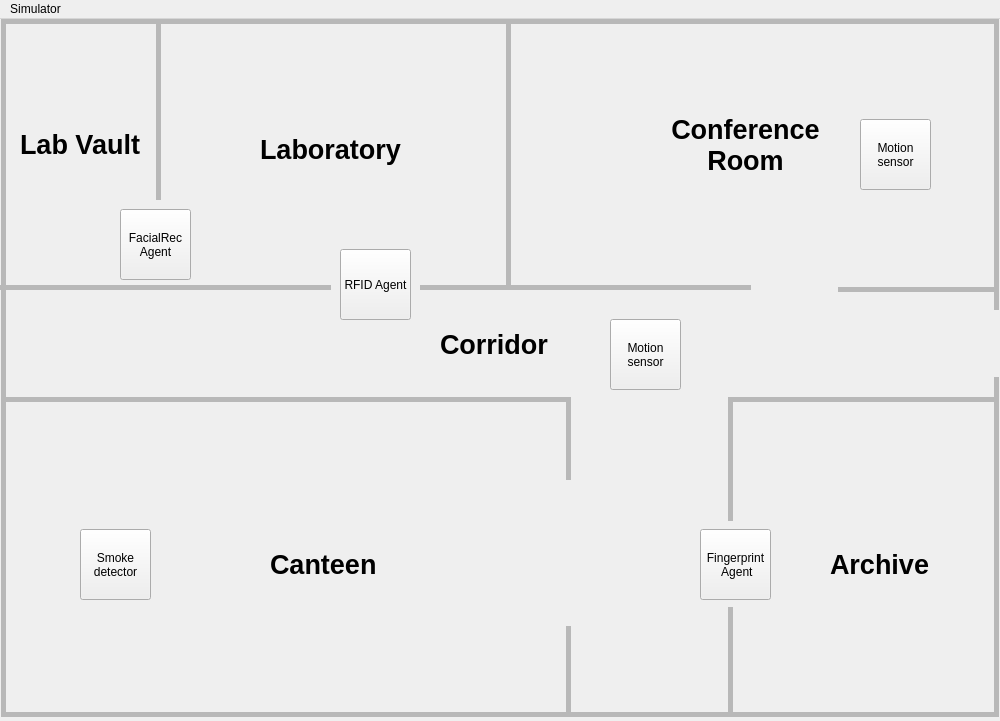
<?xml version="1.0" encoding="UTF-8"?>
<ui version="4.0">
 <class>MainWindow</class>
 <widget class="QMainWindow" name="MainWindow">
  <property name="geometry">
   <rect>
    <x>0</x>
    <y>0</y>
    <width>1000</width>
    <height>721</height>
   </rect>
  </property>
  <property name="windowTitle">
   <string>SecurityCentre</string>
  </property>
  <widget class="QWidget" name="centralwidget">
   <property name="maximumSize">
    <size>
     <width>1000</width>
     <height>734</height>
    </size>
   </property>
   <widget class="Line" name="line">
    <property name="geometry">
     <rect>
      <x>500</x>
      <y>0</y>
      <width>16</width>
      <height>271</height>
     </rect>
    </property>
    <property name="lineWidth">
     <number>0</number>
    </property>
    <property name="midLineWidth">
     <number>5</number>
    </property>
    <property name="orientation">
     <enum>Qt::Orientation::Vertical</enum>
    </property>
   </widget>
   <widget class="Line" name="line_2">
    <property name="geometry">
     <rect>
      <x>0</x>
      <y>260</y>
      <width>331</width>
      <height>16</height>
     </rect>
    </property>
    <property name="lineWidth">
     <number>0</number>
    </property>
    <property name="midLineWidth">
     <number>5</number>
    </property>
    <property name="orientation">
     <enum>Qt::Orientation::Horizontal</enum>
    </property>
   </widget>
   <widget class="Line" name="line_3">
    <property name="geometry">
     <rect>
      <x>420</x>
      <y>260</y>
      <width>331</width>
      <height>16</height>
     </rect>
    </property>
    <property name="lineWidth">
     <number>0</number>
    </property>
    <property name="midLineWidth">
     <number>5</number>
    </property>
    <property name="orientation">
     <enum>Qt::Orientation::Horizontal</enum>
    </property>
   </widget>
   <widget class="Line" name="line_4">
    <property name="geometry">
     <rect>
      <x>1</x>
      <y>-6</y>
      <width>995</width>
      <height>16</height>
     </rect>
    </property>
    <property name="lineWidth">
     <number>0</number>
    </property>
    <property name="midLineWidth">
     <number>5</number>
    </property>
    <property name="orientation">
     <enum>Qt::Orientation::Horizontal</enum>
    </property>
   </widget>
   <widget class="Line" name="line_6">
    <property name="geometry">
     <rect>
      <x>838</x>
      <y>260</y>
      <width>161</width>
      <height>20</height>
     </rect>
    </property>
    <property name="lineWidth">
     <number>0</number>
    </property>
    <property name="midLineWidth">
     <number>5</number>
    </property>
    <property name="orientation">
     <enum>Qt::Orientation::Horizontal</enum>
    </property>
   </widget>
   <widget class="Line" name="line_8">
    <property name="geometry">
     <rect>
      <x>988</x>
      <y>0</y>
      <width>16</width>
      <height>291</height>
     </rect>
    </property>
    <property name="lineWidth">
     <number>0</number>
    </property>
    <property name="midLineWidth">
     <number>5</number>
    </property>
    <property name="orientation">
     <enum>Qt::Orientation::Vertical</enum>
    </property>
   </widget>
   <widget class="Line" name="line_9">
    <property name="geometry">
     <rect>
      <x>150</x>
      <y>0</y>
      <width>16</width>
      <height>181</height>
     </rect>
    </property>
    <property name="lineWidth">
     <number>0</number>
    </property>
    <property name="midLineWidth">
     <number>5</number>
    </property>
    <property name="orientation">
     <enum>Qt::Orientation::Vertical</enum>
    </property>
   </widget>
   <widget class="Line" name="line_7">
    <property name="geometry">
     <rect>
      <x>1</x>
      <y>687</y>
      <width>995</width>
      <height>16</height>
     </rect>
    </property>
    <property name="lineWidth">
     <number>0</number>
    </property>
    <property name="midLineWidth">
     <number>5</number>
    </property>
    <property name="orientation">
     <enum>Qt::Orientation::Horizontal</enum>
    </property>
   </widget>
   <widget class="Line" name="line_10">
    <property name="geometry">
     <rect>
      <x>-7</x>
      <y>1</y>
      <width>20</width>
      <height>697</height>
     </rect>
    </property>
    <property name="lineWidth">
     <number>0</number>
    </property>
    <property name="midLineWidth">
     <number>5</number>
    </property>
    <property name="orientation">
     <enum>Qt::Orientation::Vertical</enum>
    </property>
   </widget>
   <widget class="Line" name="line_11">
    <property name="geometry">
     <rect>
      <x>986</x>
      <y>358</y>
      <width>20</width>
      <height>340</height>
     </rect>
    </property>
    <property name="lineWidth">
     <number>0</number>
    </property>
    <property name="midLineWidth">
     <number>5</number>
    </property>
    <property name="orientation">
     <enum>Qt::Orientation::Vertical</enum>
    </property>
   </widget>
   <widget class="Line" name="line_12">
    <property name="geometry">
     <rect>
      <x>1</x>
      <y>370</y>
      <width>570</width>
      <height>20</height>
     </rect>
    </property>
    <property name="lineWidth">
     <number>0</number>
    </property>
    <property name="midLineWidth">
     <number>5</number>
    </property>
    <property name="orientation">
     <enum>Qt::Orientation::Horizontal</enum>
    </property>
   </widget>
   <widget class="Line" name="line_13">
    <property name="geometry">
     <rect>
      <x>558</x>
      <y>607</y>
      <width>20</width>
      <height>91</height>
     </rect>
    </property>
    <property name="lineWidth">
     <number>0</number>
    </property>
    <property name="midLineWidth">
     <number>5</number>
    </property>
    <property name="orientation">
     <enum>Qt::Orientation::Vertical</enum>
    </property>
   </widget>
   <widget class="Line" name="line_14">
    <property name="geometry">
     <rect>
      <x>558</x>
      <y>380</y>
      <width>20</width>
      <height>81</height>
     </rect>
    </property>
    <property name="lineWidth">
     <number>0</number>
    </property>
    <property name="midLineWidth">
     <number>5</number>
    </property>
    <property name="orientation">
     <enum>Qt::Orientation::Vertical</enum>
    </property>
   </widget>
   <widget class="Line" name="line_15">
    <property name="geometry">
     <rect>
      <x>728</x>
      <y>370</y>
      <width>271</width>
      <height>20</height>
     </rect>
    </property>
    <property name="lineWidth">
     <number>0</number>
    </property>
    <property name="midLineWidth">
     <number>5</number>
    </property>
    <property name="orientation">
     <enum>Qt::Orientation::Horizontal</enum>
    </property>
   </widget>
   <widget class="Line" name="line_16">
    <property name="geometry">
     <rect>
      <x>720</x>
      <y>378</y>
      <width>20</width>
      <height>124</height>
     </rect>
    </property>
    <property name="lineWidth">
     <number>0</number>
    </property>
    <property name="midLineWidth">
     <number>5</number>
    </property>
    <property name="orientation">
     <enum>Qt::Orientation::Vertical</enum>
    </property>
   </widget>
   <widget class="Line" name="line_17">
    <property name="geometry">
     <rect>
      <x>720</x>
      <y>588</y>
      <width>20</width>
      <height>110</height>
     </rect>
    </property>
    <property name="lineWidth">
     <number>0</number>
    </property>
    <property name="midLineWidth">
     <number>5</number>
    </property>
    <property name="orientation">
     <enum>Qt::Orientation::Vertical</enum>
    </property>
   </widget>
   <widget class="QLabel" name="label">
    <property name="geometry">
     <rect>
      <x>260</x>
      <y>110</y>
      <width>151</width>
      <height>41</height>
     </rect>
    </property>
    <property name="font">
     <font>
      <pointsize>20</pointsize>
      <bold>true</bold>
     </font>
    </property>
    <property name="text">
     <string>Laboratory</string>
    </property>
   </widget>
   <widget class="QLabel" name="label_2">
    <property name="geometry">
     <rect>
      <x>670</x>
      <y>80</y>
      <width>151</width>
      <height>91</height>
     </rect>
    </property>
    <property name="palette">
     <palette>
      <active>
       <colorrole role="Text">
        <brush brushstyle="SolidPattern">
         <color alpha="240">
          <red>163</red>
          <green>163</green>
          <blue>163</blue>
         </color>
        </brush>
       </colorrole>
      </active>
      <inactive>
       <colorrole role="Text">
        <brush brushstyle="SolidPattern">
         <color alpha="240">
          <red>163</red>
          <green>163</green>
          <blue>163</blue>
         </color>
        </brush>
       </colorrole>
      </inactive>
      <disabled/>
     </palette>
    </property>
    <property name="font">
     <font>
      <pointsize>20</pointsize>
      <bold>true</bold>
     </font>
    </property>
    <property name="text">
     <string>Conference Room</string>
    </property>
    <property name="alignment">
     <set>Qt::AlignmentFlag::AlignCenter</set>
    </property>
    <property name="wordWrap">
     <bool>true</bool>
    </property>
   </widget>
   <widget class="QLabel" name="label_3">
    <property name="geometry">
     <rect>
      <x>270</x>
      <y>530</y>
      <width>111</width>
      <height>31</height>
     </rect>
    </property>
    <property name="font">
     <font>
      <pointsize>20</pointsize>
      <bold>true</bold>
     </font>
    </property>
    <property name="text">
     <string>Canteen</string>
    </property>
   </widget>
   <widget class="QLabel" name="label_4">
    <property name="geometry">
     <rect>
      <x>830</x>
      <y>530</y>
      <width>101</width>
      <height>31</height>
     </rect>
    </property>
    <property name="font">
     <font>
      <pointsize>20</pointsize>
      <bold>true</bold>
     </font>
    </property>
    <property name="text">
     <string>Archive</string>
    </property>
   </widget>
   <widget class="QLabel" name="label_5">
    <property name="geometry">
     <rect>
      <x>20</x>
      <y>110</y>
      <width>121</width>
      <height>31</height>
     </rect>
    </property>
    <property name="font">
     <font>
      <pointsize>20</pointsize>
      <bold>true</bold>
     </font>
    </property>
    <property name="styleSheet">
     <string notr="true"/>
    </property>
    <property name="text">
     <string>Lab Vault</string>
    </property>
   </widget>
   <widget class="QPushButton" name="facialRec_Agent_Button">
    <property name="geometry">
     <rect>
      <x>120</x>
      <y>190</y>
      <width>71</width>
      <height>71</height>
     </rect>
    </property>
    <property name="layoutDirection">
     <enum>Qt::LayoutDirection::LeftToRight</enum>
    </property>
    <property name="text">
     <string>FacialRec
Agent</string>
    </property>
   </widget>
   <widget class="QPushButton" name="rfid_Agent_Button">
    <property name="geometry">
     <rect>
      <x>340</x>
      <y>230</y>
      <width>71</width>
      <height>71</height>
     </rect>
    </property>
    <property name="text">
     <string>RFID Agent</string>
    </property>
   </widget>
   <widget class="QPushButton" name="fingerprint_Agent_Button">
    <property name="geometry">
     <rect>
      <x>700</x>
      <y>510</y>
      <width>71</width>
      <height>71</height>
     </rect>
    </property>
    <property name="text">
     <string>Fingerprint
 Agent</string>
    </property>
   </widget>
   <widget class="QPushButton" name="motion_Conference_Room_Sensor_Button">
    <property name="geometry">
     <rect>
      <x>860</x>
      <y>100</y>
      <width>71</width>
      <height>71</height>
     </rect>
    </property>
    <property name="text">
     <string>Motion
sensor</string>
    </property>
   </widget>
   <widget class="QPushButton" name="smoke_Detector_Sensor_Button">
    <property name="geometry">
     <rect>
      <x>80</x>
      <y>510</y>
      <width>71</width>
      <height>71</height>
     </rect>
    </property>
    <property name="text">
     <string>Smoke
detector</string>
    </property>
   </widget>
   <widget class="QPushButton" name="motion_Corridor_Sensor_Button">
    <property name="geometry">
     <rect>
      <x>610</x>
      <y>300</y>
      <width>71</width>
      <height>71</height>
     </rect>
    </property>
    <property name="autoFillBackground">
     <bool>false</bool>
    </property>
    <property name="text">
     <string>Motion
sensor</string>
    </property>
   </widget>
   <widget class="QLabel" name="label_6">
    <property name="geometry">
     <rect>
      <x>440</x>
      <y>310</y>
      <width>111</width>
      <height>31</height>
     </rect>
    </property>
    <property name="font">
     <font>
      <pointsize>20</pointsize>
      <bold>true</bold>
     </font>
    </property>
    <property name="text">
     <string>Corridor</string>
    </property>
   </widget>
  </widget>
  <widget class="QMenuBar" name="menubar">
   <property name="geometry">
    <rect>
     <x>0</x>
     <y>0</y>
     <width>1000</width>
     <height>22</height>
    </rect>
   </property>
   <widget class="QMenu" name="menugdg">
    <property name="title">
     <string>Simulator</string>
    </property>
    <addaction name="actionOtworz"/>
   </widget>
   <addaction name="menugdg"/>
  </widget>
  <action name="actionOtworz">
   <property name="text">
    <string>Otworz</string>
   </property>
  </action>
 </widget>
 <resources/>
 <connections/>
</ui>
